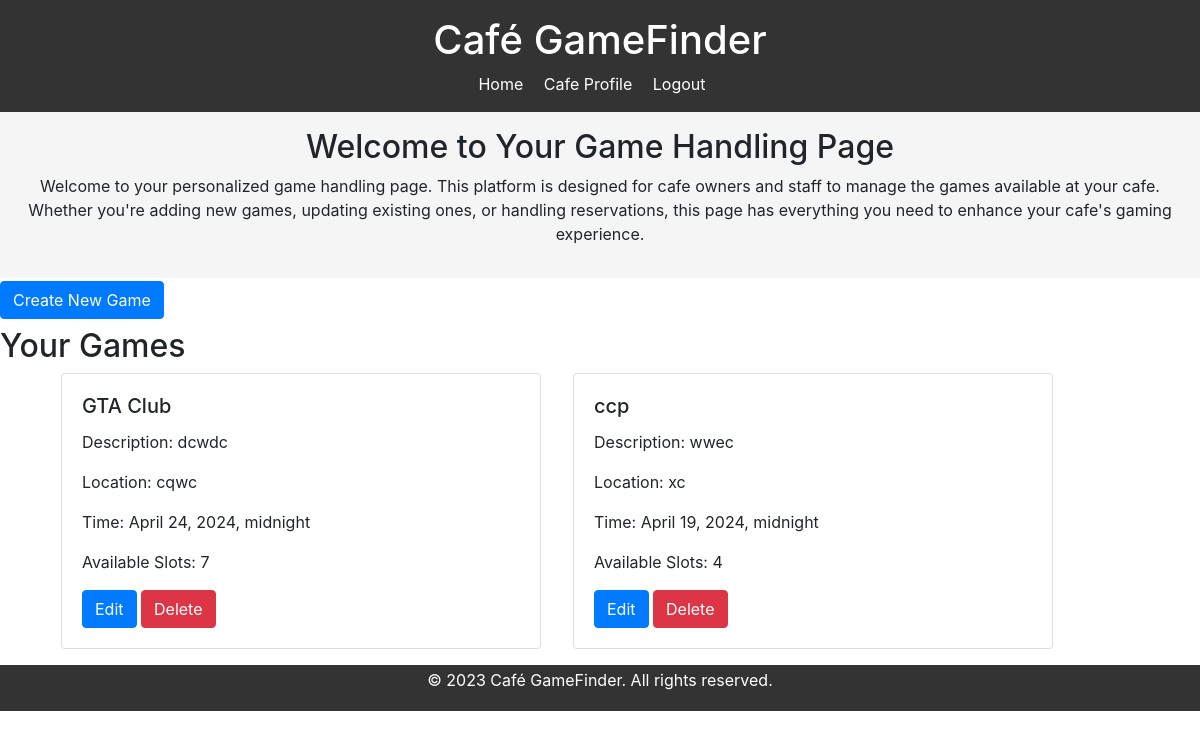
The app's page / (signed in) with its own data.
### boardgame_app/models.py (models this page shows, shortened)
class Game(models.Model):
    cafe = models.ForeignKey('Cafe', on_delete=models.CASCADE)
    name = models.CharField(max_length=255)
    description = models.TextField()
    location = models.CharField(max_length=255)
    time = models.DateTimeField()
    available_slots = models.IntegerField(default=0)
    average_rating = models.DecimalField(default=0, max_digits=3, decimal_places=2)
    total_ratings = models.PositiveIntegerField(default=0)

### boardgame_app/views.py (the view)
# urls.py: path('', index, name='index'),
def index(request):
    if request.user.is_staff:
        games = Game.objects.filter(cafe=request.user.cafe)
        return render(request, 'cafe_owner.html', {'games': games})
    games = Game.objects.all()
    return render(request, 'index.html', {'games': games})

### boardgame_app/templates/cafe_owner.html (shortened to what this page needs)
{% load static %}
<!DOCTYPE html>
<html lang="en">
<head>
    <link rel="stylesheet" href="{% static 'styles.css' %}">
</head>
<body>
    <header>
        <h1>Café GameFinder</h1>
        <nav>
            <a href="{% url 'cafe_owner' %}">Home</a>
            {% if user.is_authenticated %}
                {% if user.cafe %}
                    <a href="{% url 'cafe_profile' %}">Cafe Profile</a>
                {% else %}
                    <a href="{% url 'profile' %}">Profile</a>
                    <a href="{% url 'reserve' %}">Reserve</a>
                {% endif %}
                <a href="{% url 'logout' %}" onclick="event.preventDefault(); document.getElementById('logout-form').submit();">Logout</a>
            {% else %}
                <a href="{% url 'login' %}">Login</a>
                <a href="{% url 'user_register' %}">Register</a>
            {% endif %}
        </nav>
    </header>
    <section id="home">
       <h2>Welcome to Your Game Handling Page</h2>
        <p>
            Welcome to your personalized game handling page. This platform is designed for cafe owners and staff to manage
            the games available at your cafe. Whether you're adding new games, updating existing ones, or handling reservations,
            this page has everything you need to enhance your cafe's gaming experience.
        </p>
    </section>
    <section id="games">
        <h2> <a href="{% url 'add_game' %}" class="btn btn-primary">Create New Game</a></h2>
        <h2>Your Games</h2>
<div class="container">
    <div class="d-flex flex-wrap">
        {% for game in games %}
            <div class="card mb-3 mx-3" style="width: 30rem;">
                <div class="card-body">
                    <h5 class="card-title">{{ game.name }}</h5>
                    <p class="card-text">Description: {{ game.description }}</p>
                    <p class="card-text">Location: {{ game.location }}</p>
                    <p class="card-text">Time: {{ game.time }}</p>
                    <p class="card-text">Available Slots: {{ game.available_slots }}</p>
                    <a href="{% url 'edit_game' game.id %}" class="btn btn-primary">Edit</a>
                    <a href="{% url 'delete_game' game.id %}" class="btn btn-danger">Delete</a>
                </div>
            </div>
        {% endfor %}
    </div>
</div>
    </section>
    <footer>
        <p>&copy; 2023 Café GameFinder. All rights reserved.</p>
    </footer>
</body>
<link rel="stylesheet" href="https://cdnjs.cloudflare.com/ajax/libs/twitter-bootstrap/4.6.0/css/bootstrap.min.css">
<link rel="stylesheet" href="https://cdnjs.cloudflare.com/ajax/libs/bootstrap-datepicker/1.9.0/css/bootstrap-datepicker.min.css">
</html>

### boardgame_app/static/styles.css (style rules this page uses)
body, h1, h2, p, nav, form { margin: 0; padding: 0; }
body { font-family: 'Arial', sans-serif; line-height: 1.6; display: flex; flex-direction: column; min-height: 100vh; }
header { background-color: #333; color: #fff; padding: 1rem; text-align: center; }
h1 { margin-bottom: 0.5rem; }
nav a { color: #fff; margin-right: 1rem; text-decoration: none; }
#home { background-color: #f5f5f5; padding: 1rem; text-align: center; }
footer { background-color: #333; color: #fff; padding: 0.2rem; text-align: center; position: relative; bottom: 0; width: 100%; z-index: 0; }

### records on screen
Game: name "GTA Club", description "dcwdc", location "cqwc", time "April 24, 2024, midnight", available_slots "7"
Game: name "ccp", description "wwec", location "xc", time "April 19, 2024, midnight", available_slots "4"
